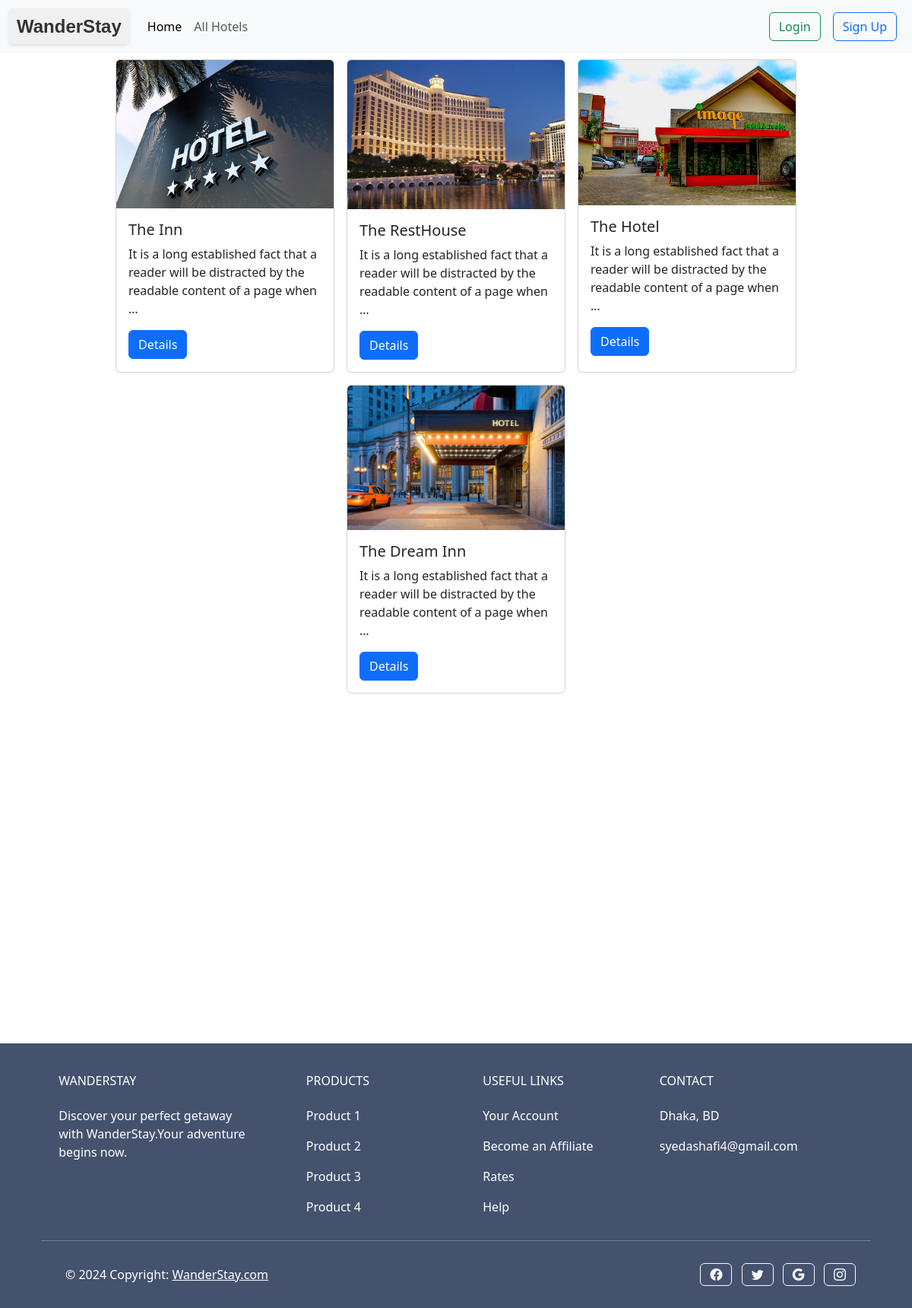
Screenshot of /hotels/ with the database file from the repository.
### hotels/models.py (models this page shows, shortened)
class Hotels(models.Model):
    title = models.CharField(max_length=100)
    description = models.TextField()
    address = models.CharField(max_length=100, blank=True, null=True)
    image = models.ImageField(upload_to='uploads/', blank=True, null=True)

### hotels/views.py (the view)
# urls.py: path('', views.AllHotels, name='all_hotels' ),
def AllHotels(request):
    hotels = Hotels.objects.all()
    return render(request,'hotels/all_hotel.html', {'hotels': hotels} )

### hotels/templates/hotels/all_hotel.html
{% include "base.html" %} {% block content %}
<div class="container d-flex flex-wrap justify-content-center">
  {% for hotel in hotels %}
  <div class="card m-2" style="width: 18rem">
    <img src="{{hotel.image.url}}" class="card-img-top" alt="..." />
    <div class="card-body">
      <h5 class="card-title">{{hotel.title}}</h5>
      <p class="card-text">{{hotel.description | truncatewords:20}}</p>
      <a href="{% url "hotel_details" hotel.id%}" class="btn btn-primary">Details</a>
    </div>
  </div>
  {% endfor %}
</div>
{% include "navbar.html" %}
{% endblock %}

### core/templates/base.html (shortened to what this page needs)
{% load static %}
<html lang="en">
  <head>
    <link
      href="https://cdn.jsdelivr.net/npm/bootstrap@5.3.3/dist/css/bootstrap.min.css"
      rel="stylesheet"
    />
     <link href="https://cdn.jsdelivr.net/npm/swiffy-slider@1.6.0/dist/css/swiffy-slider.min.css" rel="stylesheet">
      <link
      rel="stylesheet"
      href="https://cdn.jsdelivr.net/npm/bootstrap-icons@1.3.0/font/bootstrap-icons.css"
    />
  </head>
  <body>
    <nav class="navbar navbar-expand-lg bg-body-tertiary">
      <div class="container-fluid">
        <a class="navbar-brand" href="{% url 'homepage' %}">
            <span class="logo-text">WanderStay</span>
        </a>
        <div class="collapse navbar-collapse" id="navbarSupportedContent">
          <ul class="navbar-nav me-auto mb-2 mb-lg-0">
            <li class="nav-item">
              <a class="nav-link active" aria-current="page" href="{% url "homepage" %}">Home</a>
            </li>
            <li class="nav-item">
              <a class="nav-link" href="{% url "all_hotels" %}">All Hotels</a>
            </li>
          </ul>
          {% if user.is_authenticated %}
          <div>
            <a href="{% url "profile" %}" class="btn btn-outline-success mx-md-2 my-2" type="submit">Profile</a>
          </div>
          <div>
            <a href= "{% url "logout" %}" class="btn btn-outline-danger mx-md-2 my-2" type="submit">Logout</a>
          </div>
          {% else %}
          <div>
            <a href="{% url "login" %}" class="btn btn-outline-success mx-md-2 my-2" type="submit">Login</a>
          </div>
          <div>
            <a href="{% url "register" %}" class="btn btn-outline-primary mx-md-2 my-2" type="submit">Sign Up</a>
          </div>
          {% endif %}
        </div>
      </div>
    </nav>
  </body>
</html>

### core/templates/navbar.html (shortened to what this page needs)
<div class="footer-wrapper">
  <footer
    class="text-center text-lg-start text-white"
    style="background-color: #45526e"
  >
    <div class="container p-4 pb-0">
      <section class="">
        <div class="row">
          <div class="col-md-3 col-lg-3 col-xl-3 mx-auto mt-3">
            <h6 class="text-uppercase mb-4 font-weight-bold">WanderStay</h6>
            <p>
              Discover your perfect getaway with WanderStay.Your adventure
              begins now.
            </p>
          </div>
          <div class="col-md-2 col-lg-2 col-xl-2 mx-auto mt-3">
            <h6 class="text-uppercase mb-4 font-weight-bold">Products</h6>
            <p>
              <a class="text-white" style="text-decoration: none">Product 1</a>
            </p>
            <p>
              <a class="text-white" style="text-decoration: none">Product 2</a>
            </p>
            <p>
              <a class="text-white" style="text-decoration: none">Product 3</a>
            </p>
            <p>
              <a class="text-white" style="text-decoration: none">Product 4</a>
            </p>
          </div>
          <div class="col-md-3 col-lg-2 col-xl-2 mx-auto mt-3">
            <h6 class="text-uppercase mb-4 font-weight-bold">Useful links</h6>
            <p>
              <a class="text-white" style="text-decoration: none"
                >Your Account</a
              >
            </p>
            <p>
              <a class="text-white" style="text-decoration: none"
                >Become an Affiliate</a
              >
            </p>
            <p>
              <a class="text-white" style="text-decoration: none">Rates</a>
            </p>
            <p>
              <a class="text-white" style="text-decoration: none">Help</a>
            </p>
          </div>
          <div class="col-md-4 col-lg-3 col-xl-3 mx-auto mt-3">
            <h6 class="text-uppercase mb-4 font-weight-bold">Contact</h6>
            <p> Dhaka, BD</p>
            <p> syedashafi4@gmail.com</p>
          </div>
        </div>
      </section>
      <hr class="my-3" />
      <section class="p-3 pt-0">
        <div class="row d-flex align-items-center">
          <div class="col-md-7 col-lg-8 text-center text-md-start">
            <div class="p-3">
              © 2024 Copyright:
              <a class="text-white" href="">WanderStay.com</a>
            </div>
          </div>
          <div class="col-md-5 col-lg-4 ml-lg-0 text-center text-md-end">
            <a
              class="btn btn-outline-light btn-floating m-1"
              class="text-white"
              role="button"
              ><i class="bi bi-facebook"></i
            ></a>
            <a
              class="btn btn-outline-light btn-floating m-1"
              class="text-white"
              role="button"
              ><i class="bi bi-twitter"></i
            ></a>
            <a
              class="btn btn-outline-light btn-floating m-1"
              class="text-white"
              role="button"
              ><i class="bi bi-google"></i
            ></a>
            <a
              class="btn btn-outline-light btn-floating m-1"
              class="text-white"
              role="button"
              ><i class="bi bi-instagram"></i
            ></a>
          </div>
        </div>
      </section>
    </div>
  </footer>
</div>

### rows the page displays
Hotels: image (picture), title "The Inn", description "It is a long established fact that a reader will be distracted by the readable content of a page when …"
Hotels: image (picture), title "The RestHouse", description "It is a long established fact that a reader will be distracted by the readable content of a page when …"
Hotels: image (picture), title "The Hotel", description "It is a long established fact that a reader will be distracted by the readable content of a page when …"
Hotels: image (picture), title "The Dream Inn", description "It is a long established fact that a reader will be distracted by the readable content of a page when …"
